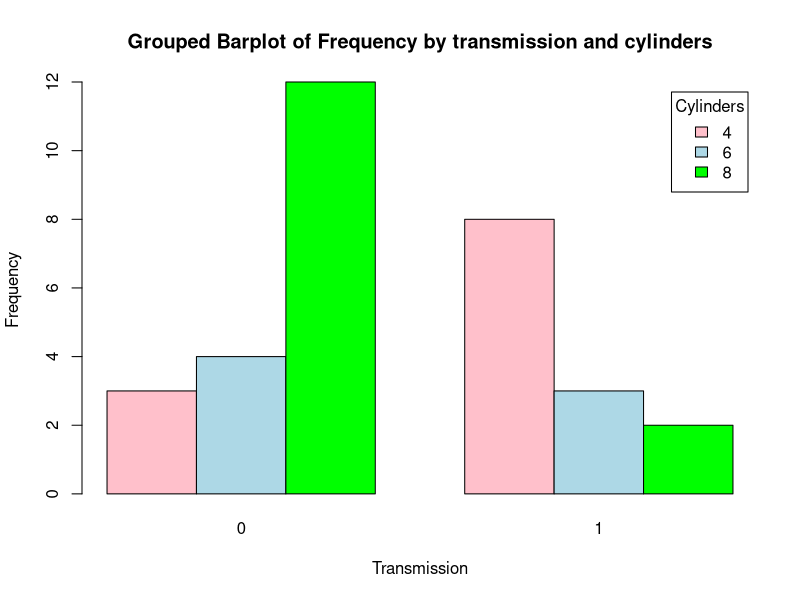
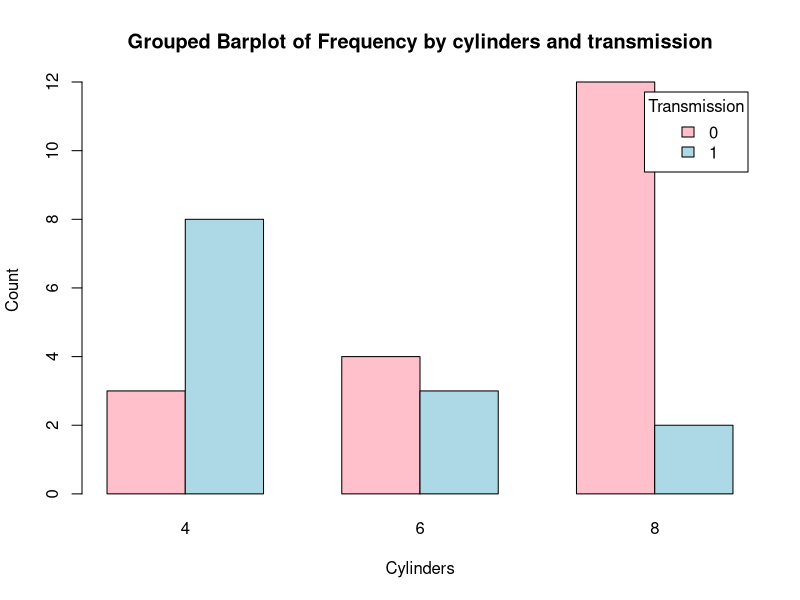
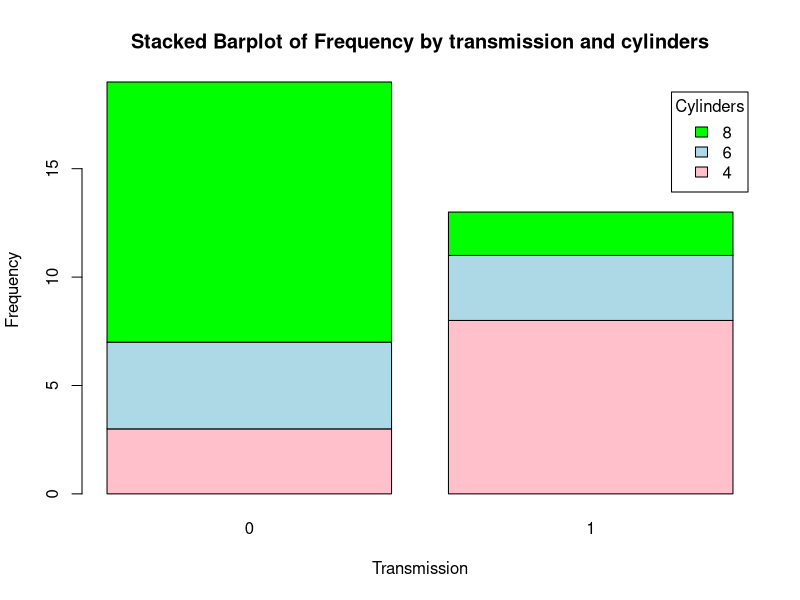
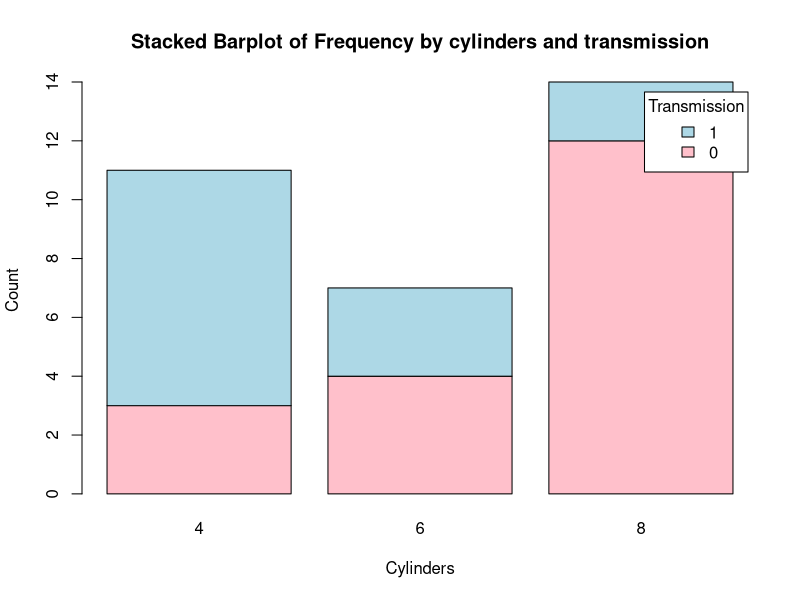
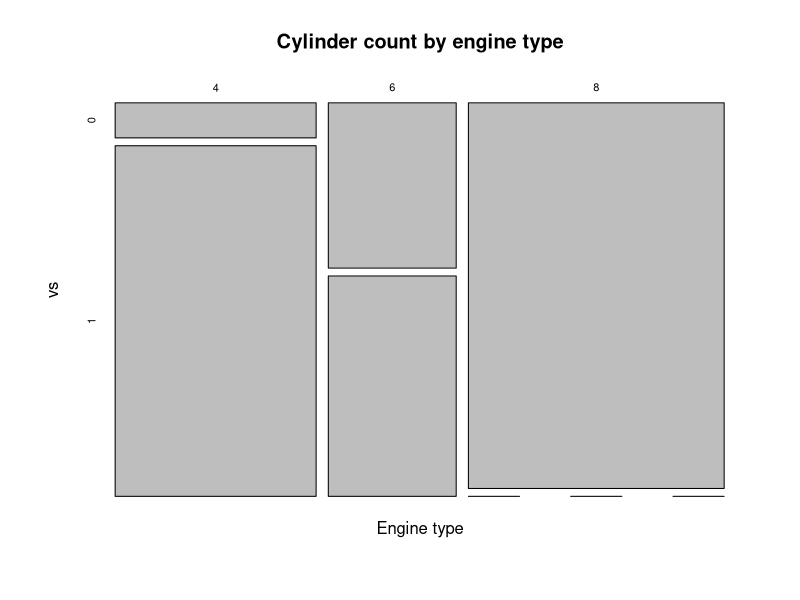
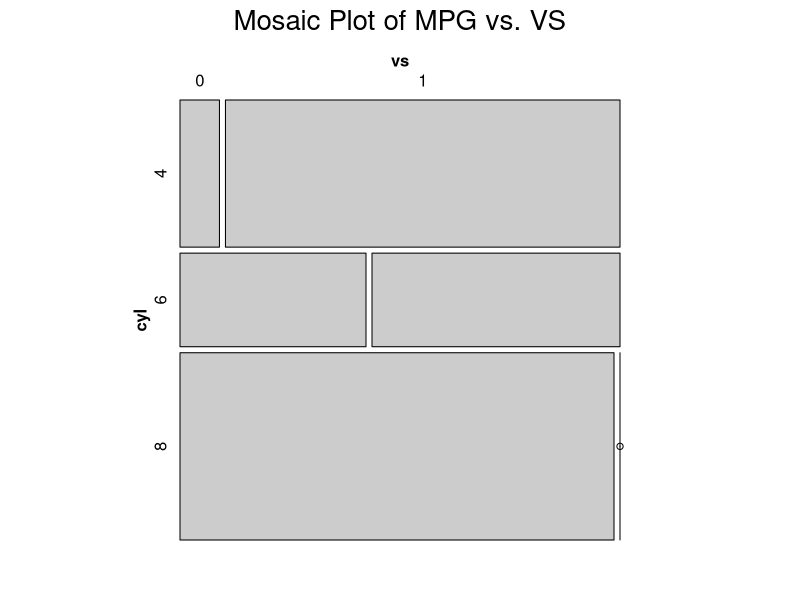
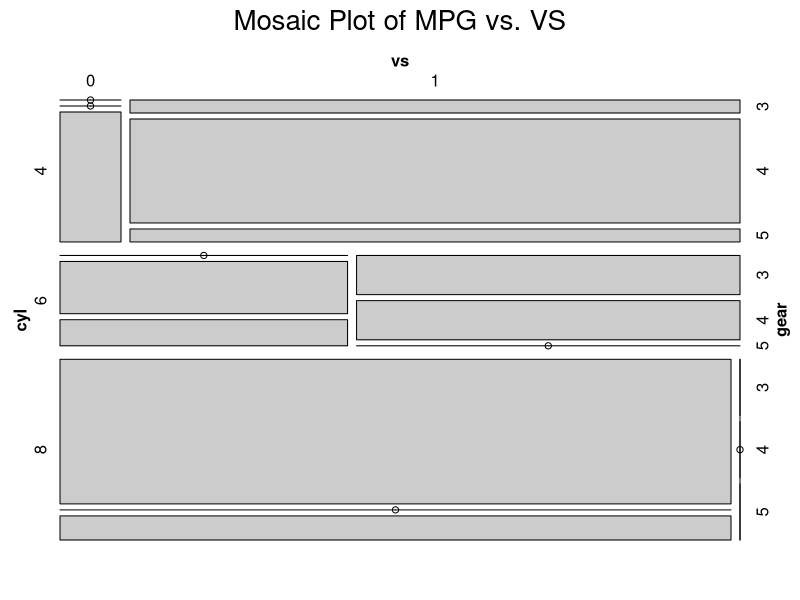

The R script that drew these images, in order:
## ---- chunk 1
# Load the required libraries, suppressing annoying startup messages
library(tibble) 
suppressPackageStartupMessages(library(dplyr))
# Read the mtcars dataset into a tibble called tb
data(mtcars)
tb <- as_tibble(mtcars)
attach(tb)
# Convert several numeric columns into factor variables
tb$cyl <- as.factor(tb$cyl)
tb$vs <- as.factor(tb$vs)
tb$am <- as.factor(tb$am)
tb$gear <- as.factor(tb$gear)
## ---- chunk 2
table(tb$cyl, tb$am)
## ---- chunk 3
t0 <- table(tb$cyl, tb$am)
addmargins(t0)
## ---- chunk 4
t0 <- table(tb$cyl, tb$am)
addmargins(t0,1)
## ---- chunk 5
t0 <- table(tb$cyl, tb$am)
addmargins(t0,2)
## ---- chunk 6
xtabs(~ cyl + am, 
      data = tb)
## ---- chunk 7
ftable(tb$cyl, tb$am)
## ---- chunk 8
library(dplyr)
tb %>% 
  group_by(cyl, am) %>%
  summarise(Frequency = n()) 
## ---- chunk 9
freq <- table(tb$cyl, tb$am)
prop <- prop.table(freq)
round(prop,3)
## ---- chunk 10
library(dplyr)
tb %>%
  group_by(cyl, am) %>%
  summarise(Frequency = n()) %>%
  mutate(Proportion = Frequency / sum(Frequency)) 
## ---- chunk 11
library(dplyr)
tb %>%
  group_by(cyl, am) %>%
  summarise(Frequency = n()) %>%
  mutate(Proportion = round(Frequency / sum(Frequency), 4))
## ---- chunk 12
freq <- table(tb$cyl, tb$am)
# Compute cell-wise proportions
cellprop <- prop.table(freq)
# Add totals for each row and column
cellprop <- addmargins(cellprop)
# Round off the results to three decimal places and display as percentages
100*round(cellprop, 3)
## ---- chunk 13
# Compute row-wise proportions
rowprop <- prop.table(freq, margin = 1)
# Append totals for each row and column
rowprop <- addmargins(rowprop,2)
# Round off the results to three decimal places and display as percentages
100*round(rowprop, 3)
## ---- chunk 14
# Compute column-wise proportions
colprop <- prop.table(freq, margin = 2)
# Append totals for each row and column
colprop <- addmargins(colprop,1)
# Round off the results to three decimal places and display as percentages
100*round(colprop, 3)
## ---- chunk 15
# Create a table with count by transmission and number of cylinders
freq <- table(tb$cyl, tb$am)
freq
# Create a Grouped bar plot
barplot(freq, 
        beside = TRUE, 
        col = c("pink", "lightblue", "green"), 
        xlab = "Transmission", ylab = "Frequency", 
        main = "Grouped Barplot of Frequency by transmission and cylinders", 
        legend.text = rownames(freq), 
        args.legend = list(title = "Cylinders"))
## ---- chunk 16
# Create a table with count by transmission and number of cylinders
freqInverted <- table(tb$am, tb$cyl)
freqInverted

# Create the bar plot
barplot(freqInverted, 
        beside = TRUE, 
        col = c("pink", "lightblue"), 
        xlab = "Cylinders", ylab = "Count", 
        main = "Grouped Barplot of Frequency by cylinders and transmission", 
        legend.text = rownames(freqInverted), 
        args.legend = list(title = "Transmission"))
## ---- chunk 17
# Create a table with count by transmission and number of cylinders
freq <- table(tb$cyl, tb$am)
freq
# Create a Stacked bar plot
barplot(freq, 
        beside = FALSE, 
        col = c("pink", "lightblue", "green"), 
        xlab = "Transmission", ylab = "Frequency", 
        main = "Stacked Barplot of Frequency by transmission and cylinders", 
        legend.text = rownames(freq), 
        args.legend = list(title = "Cylinders"))
## ---- chunk 18
# Create a table with count by transmission and number of cylinders
freqInverted <- table(tb$am, tb$cyl)
freqInverted

# Create the bar plot
barplot(freqInverted, 
        beside = FALSE, 
        col = c("pink", "lightblue"), 
        xlab = "Cylinders", ylab = "Count", 
        main = "Stacked Barplot of Frequency by cylinders and transmission", 
        legend.text = rownames(freqInverted), 
        args.legend = list(title = "Transmission"))
## ---- chunk 19
# Load the mtcars dataset
data(mtcars)

# Create a mosaic plot of the data
mosaicplot(table(mtcars$cyl, mtcars$vs), 
           main = "Cylinder count by engine type",
           xlab = "Engine type",
           ylab = "vs")

## ---- chunk 20
# Load the vcd package
library(vcd)

# Create a mosaic plot of mpg (miles per gallon) vs. vs (engine shape)
mosaic(~ cyl + vs, data = mtcars, main = "Mosaic Plot of MPG vs. VS")

## ---- chunk 21
table(cyl
      , gear
      , am)

## ---- chunk 22
xtabs(~ cyl + gear + am
      , data = mtcars)


## ---- chunk 23
ftable(gear + cyl ~ am
       , data = mtcars)

## ---- chunk 24
ftable(am + cyl ~ gear + vs
       , data = mtcars)
## ---- chunk 25
# Load the mtcars dataset
data(mtcars)

# Install and load the vcd package (if it's not already installed)
install.packages("vcd")
library(vcd)

# Create a mosaic plot of mpg (miles per gallon) vs. vs (engine shape)
mosaic(~ cyl + vs + gear, data = mtcars, main = "Mosaic Plot of MPG vs. VS")

